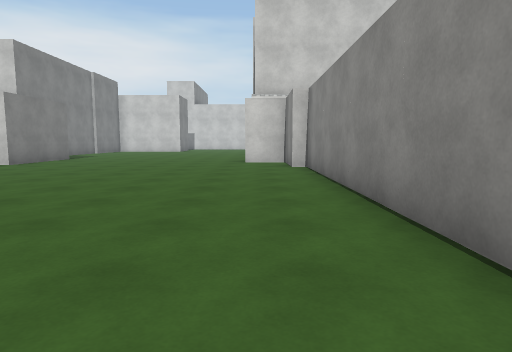
view 1 (above)

24 first-person views from a walk through a Unity game level. The camera is 1.3 m above the floor, tilts 6° down and sees 75° across. The floor is counted in squares, 2 m on a side. Each view is taken from the middle of a square. On the plan, view 1 faces up. The plan holds only what a view shows up to about 10 squares ahead; the rest is blank. The place goes on beyond the plan. The player character is not drawn. Surface patterns are stand-ins for the level's own textures.

view 2
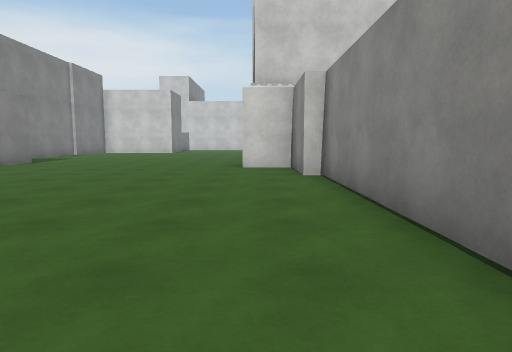

view 3
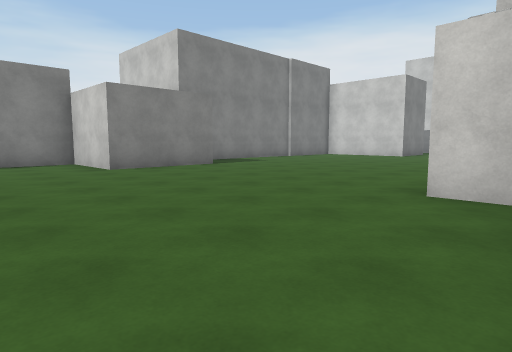

view 4
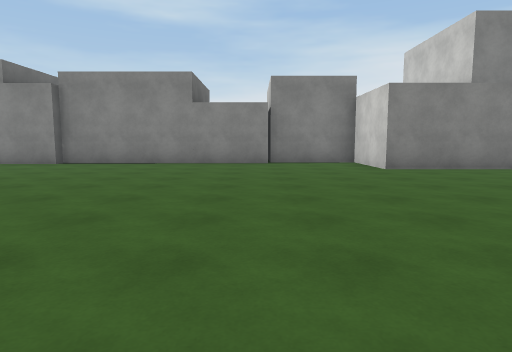

view 5
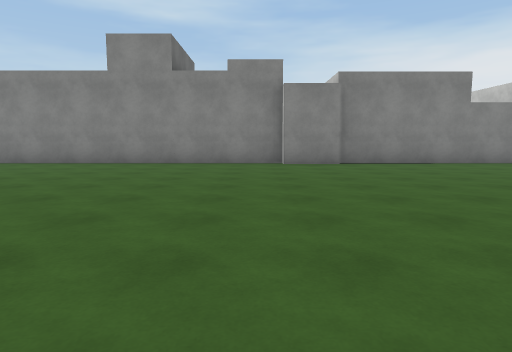

view 6
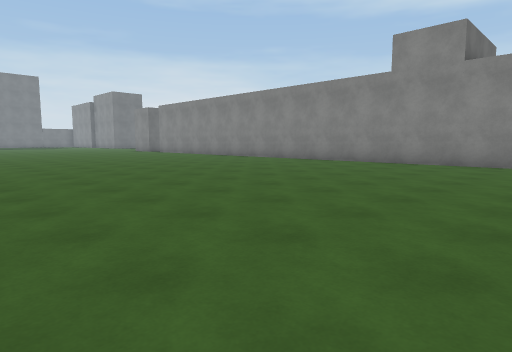

view 7
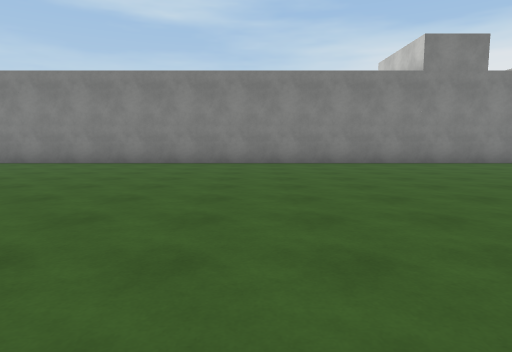

view 8
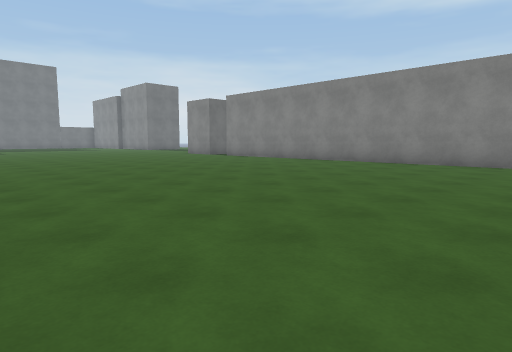

view 9
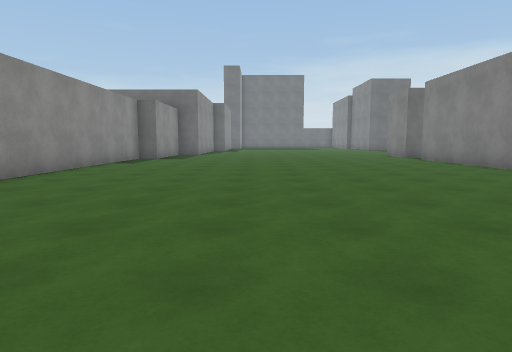

view 10
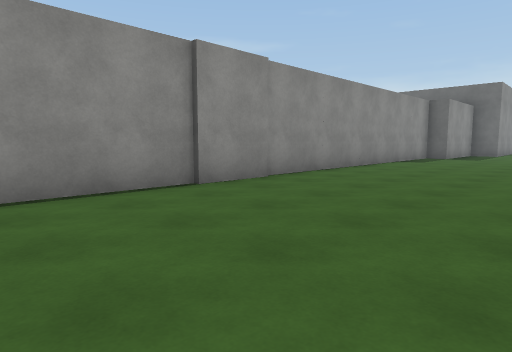

view 11
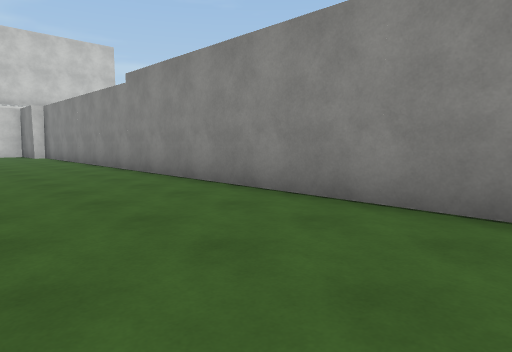

view 12
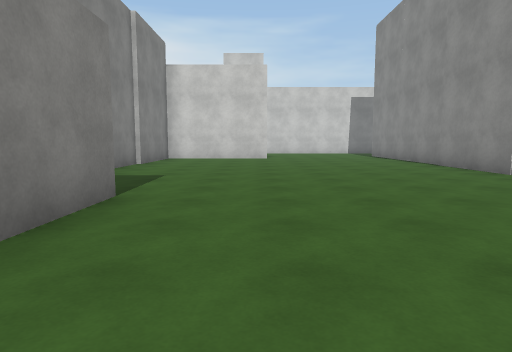

view 13
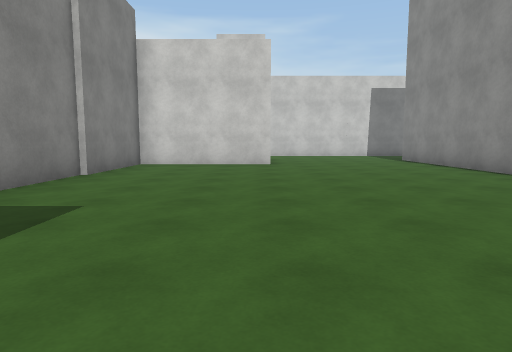

view 14
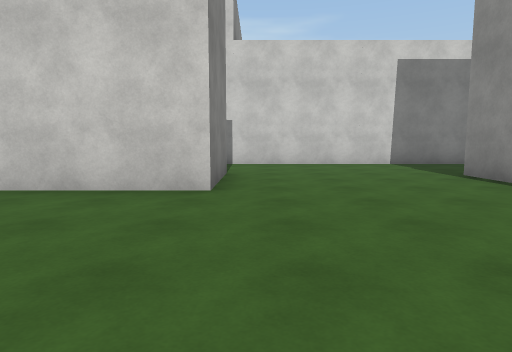

view 15
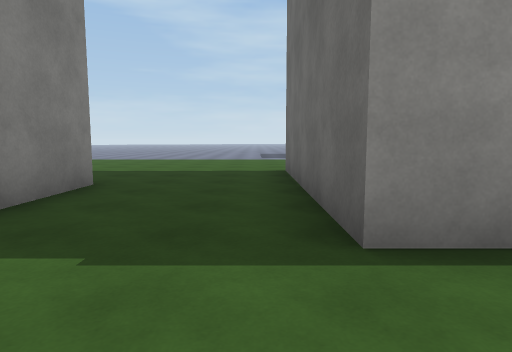

view 16
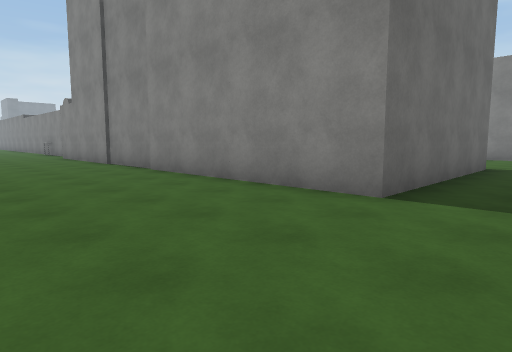

view 17
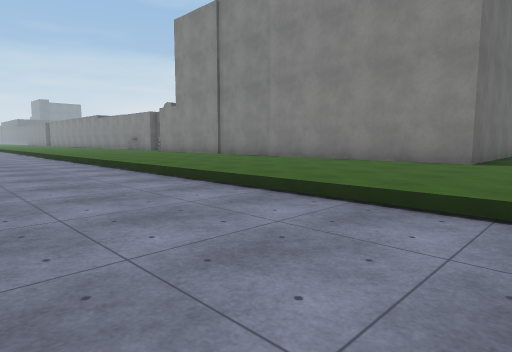

view 18
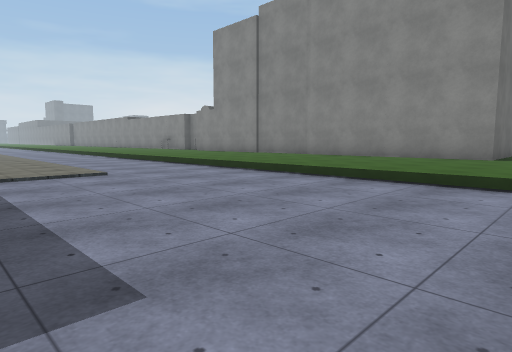

view 19
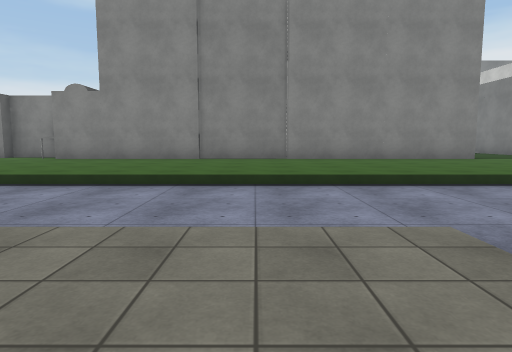

view 20
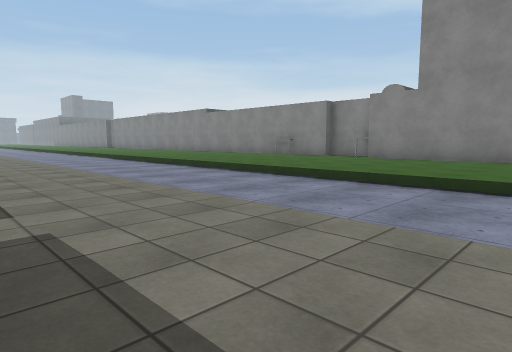

view 21
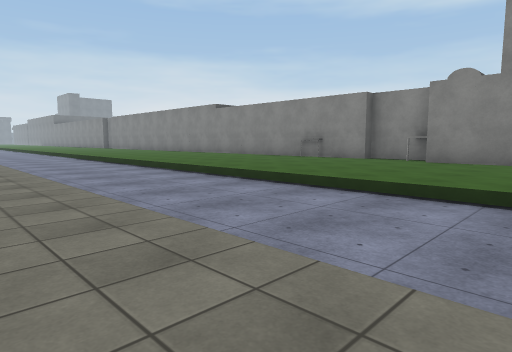

view 22
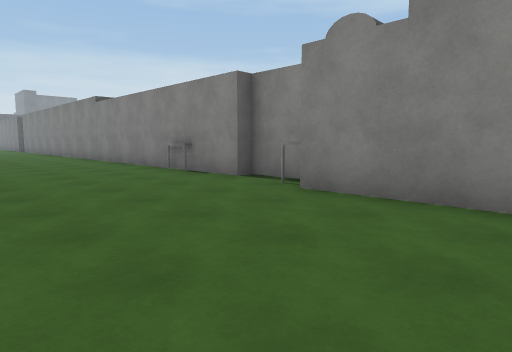

view 23
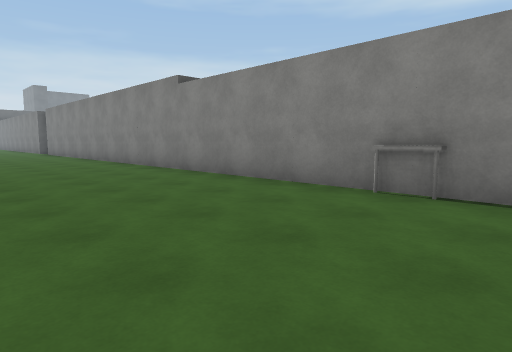

view 24
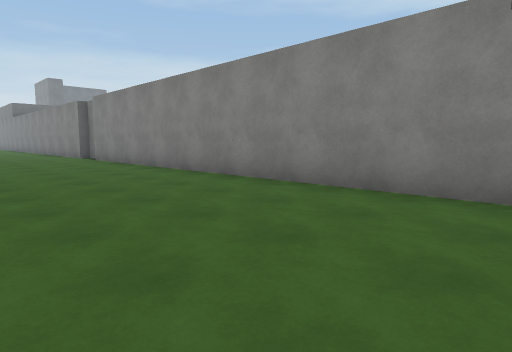

### Floor plan
Key: @ floor where view 1 was taken; # wall or solid block; . main floor; - floor 0.25 m lower than the main floor; / step, stairs or slope; B building.
Columns run from 10 left of view 1 to 15 right of it. Each row starts with its distance up from view 1.
 27                 ...
 26      #########.....
 25      ..............
 24      .............../-----
 23      .............../-----
 22      #....######..../-----
 21  #####....#    #..../-----
 20  #........#    #..../-----
 19  #........#    #..../----
 18  #........#    #..../----
 17  #........#    #..../----
 16  #........#    #..../-----
 15  #........#    #..../-----
 14   ........#    #..../-----
 13    .......     #..../-----
 12    #......     #..../-----
 11    #......BB   B..../-----
 10    #.......B  BB..../----
  9 ####.......B  B...../----
  8 #...........B B...../----
  7 #...........B B...../----
  6 ##..........B  B..../----
  5  #..........B B...../----
  4  #..........###...../---
  3  #..........###.... /---
  2  #..........###..... --
  1  #..........###.....
  0  #........@.###.....
 -1  #..........###.....
 -2  #..........###.....
 -3  #..........###....
 -4  #..........###....
 -5 BB..........###....
 -6 BB..........###....
 -7  #..........# #....
 -8  #..........###....
 -9  #..........#   ..
-10  #..........#
-11  #..........#
-12  #..........#
-13  #..........#
-14  #..........#
-15  #..........#
-16  #..........#
-17  #..........#
-18  #..........#

Positions as (right, up) in squares from view 1, and headings:
1: (0, 0), facing up
2: (0, 2), facing up
3: (1, 6), facing up-left
4: (1, 6), facing left
5: (1, -2), facing left
6: (1, -2), facing down-left
7: (1, -11), facing left
8: (1, -8), facing down-left
9: (-3, -8), facing down
10: (-3, -7), facing down-right
11: (-2, -6), facing up-right
12: (-5, 8), facing up
13: (-5, 11), facing up
14: (-4, 16), facing up
15: (-2, 23), facing right
16: (9, 24), facing down-left
17: (13, 24), facing down-left
18: (15, 24), facing down-left
19: (15, 16), facing left
20: (15, 15), facing down-left
21: (14, 13), facing down-left
22: (9, 13), facing down-left
23: (9, 8), facing down-left
24: (9, 2), facing down-left
